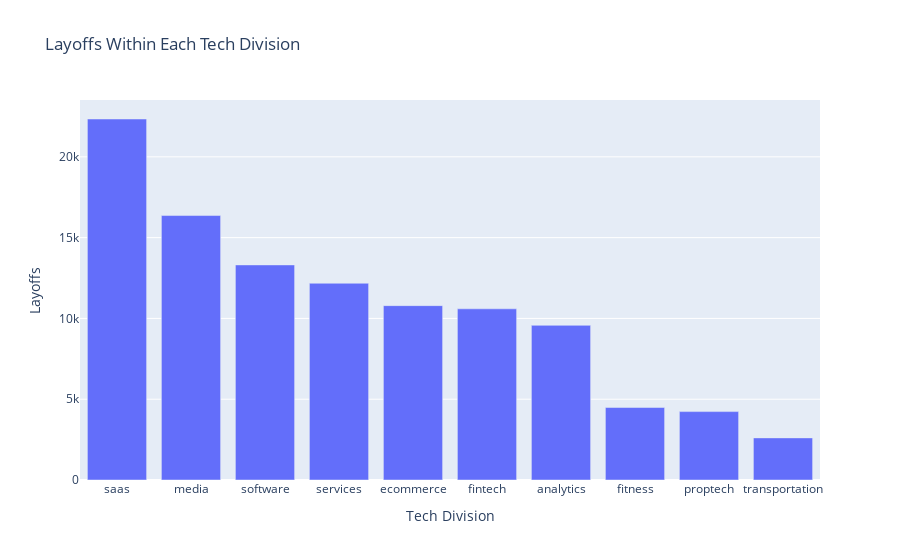

The code cell stored with this chart in its notebook:
### Markdown cell above
## Tech Divisions

### Code cell
#summed the layoff numbers within each division
div = df.groupby('industry')[['total_layoffs']].sum()
#ordered by layoff number and kept the top 10
div = div.sort_values('total_layoffs',ascending=False).head(10)

#graphing code
px.bar(div,x=div.index, y=div.total_layoffs,
    title = 'Layoffs Within Each Tech Division',
    labels = {
        'industry':'Tech Division',
        'total_layoffs':'Layoffs'
    })

### Figure 1 — Plotly figure (JSON) as saved in the notebook; plotly's stock layout.template omitted (floating-point values rounded to 4 significant figures)
{"data": [{"alignmentgroup": "True", "hovertemplate": "Tech Division=%{x}<br>Layoffs=%{y}<extra></extra>", "legendgroup": "", "marker": {"color": "#636efa", "pattern": {"shape": ""}}, "name": "", "offsetgroup": "", "orientation": "v", "showlegend": false, "textposition": "auto", "type": "bar", "x": ["saas", "media", "software", "services", "ecommerce", "fintech", "analytics", "fitness", "proptech", "transportation"], "xaxis": "x", "y": [22342, 16367, 13311, 12176, 10791, 10594, 9572, 4486, 4233, 2606], "yaxis": "y"}], "layout": {"barmode": "relative", "legend": {"tracegroupgap": 0}, "title": {"text": "Layoffs Within Each Tech Division"}, "xaxis": {"anchor": "y", "domain": [0, 1], "title": {"text": "Tech Division"}}, "yaxis": {"anchor": "x", "domain": [0, 1], "title": {"text": "Layoffs"}}}}
